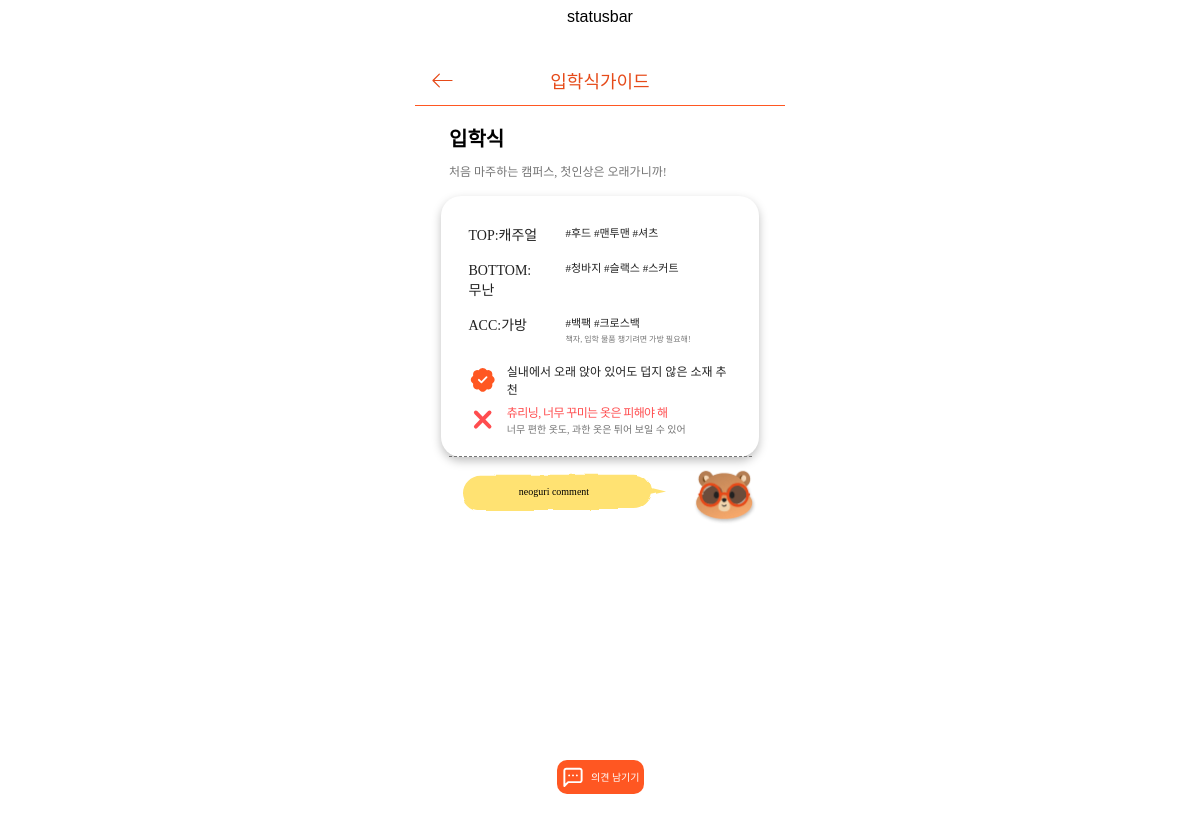
Page /main/lookcard/1/ on the committed database.
### main/models.py (models this page shows, shortened)
class LookCard(models.Model):
    event = models.ForeignKey(Event, related_name='lookcards', on_delete=models.CASCADE)
    description = models.TextField(blank=True, null=True)
    is_recommend = models.TextField(blank=False)
    is_avoid = models.TextField(blank=False)
    avoid_reason = models.TextField(blank=False)
    emoticon = models.ImageField(upload_to='emoticons/', blank=True, null=True)

class Event(models.Model):
    title = models.CharField(max_length=15)
    month = models.ManyToManyField(Month)

class LookItem(models.Model):
    CATEGORY_CHOICES = [
        ('TOP', '상의'),
        ('BOTTOM', '하의'),
        ('ACC', '악세사리'),
    ]
    look_card = models.ForeignKey(LookCard, related_name='items', on_delete=models.CASCADE)
    category = models.CharField(max_length=10, choices=CATEGORY_CHOICES)
    name = models.CharField(max_length=100)
    tags = models.CharField(max_length=200)
    description = models.TextField(blank=True, null=True)

### main/views.py (the view, shortened to what this page needs)
# urls.py: path('lookcard/<int:lookcard_id>/', views.lookcard, name="lookcard_detail"),
def lookcard(request, lookcard_id):
    lookcard = get_object_or_404(LookCard, id=lookcard_id)
    items = lookcard.items.all()
    comments = lookcard.comments.all()
    return render(request, 'main/LookCardPage.html', {'lookcard': lookcard, 'items': items, 'comments': comments})

### main/templates/main/LookCardPage.html (shortened to what this page needs)
{% load static %}
<!DOCTYPE html>
<html lang="ko">
<head>
  <link rel="stylesheet" href="{% static 'main/LookCardPage.css' %}" />
  <link rel="stylesheet" href="{% static 'css/project.css' %}" />
</head>
  <body>
      <main class="screen">
        <div>
          <div class="statusbar">statusbar</div>
          <div class="topnav">
            <div class="topnav_inframe">
              <a href="{% url 'main:mainpage' %}" class="icon_container">
              <img src="{% static 'icons/arrow_left.svg' %}" height="39" width="39" alt="arrow_left"/>
              </a>
              <p class="title">{{ lookcard.event.title }}가이드</p>
              <div class="icon_container"></div>
            </div>
          </div>
        </div>
        <div class="container">
          <div class="container1">
            <div class="mention">
              <span id="mention1">{{ lookcard.event.title }}</span>
              <span id="mention2">{{ lookcard.description }}</span>
            </div>
            <div class="lookcard_container">
              <div class="lookcard_inframe">
                {% for item in lookcard.items.all %}
                <div class="lookguide">
                  <p style="font-size: 14px;">{{ item.category }}:{{ item.name }}</p>
                  <p style="font-size: 11px;">{{ item.tags }}<br><span>{{ item.description }}</span></p>
                </div>
                {% endfor %}
                <div class="lookmention_container">
                  <div class="lookmention">
                    <img src="{% static 'icons/recommend.svg' %}" height="28.331" width="28.342" alt="추천" />{{ lookcard.is_recommend }}
                  </div>
                  <div class="lookmention">
                    <img src="{% static 'icons/nonrecommend.svg' %}" height="28.33" width="28.33" alt="비추천" />
                    <div class="nonrecommend_container"><span id="nonrecommend1">{{ lookcard.is_avoid }}</span><span id="nonrecommend2">{{ lookcard.avoid_reason }}</span></div>
                  </div>
                </div>
              </div>
            </div>
          </div>
          <div class="container2">
            <div class="neoguri_comment">
              <img src="{% static 'icons/Union.svg' %}" height="42.754" width="247.261" alt="말풍선"/>
              <div id="neoguri_comment">neoguri comment</div>
            </div>
            <div class="neoguri"><img src="{% static 'img/2.3raccoon.png' %}" height="71" width="71" alt="너구리" /></div>
          </div>
        </div>
        <a class="button" href="{% url 'main:comment_page' lookcard.id %}">
          <img src="{% static 'icons/comment.svg' %}" height="24" width="24" alt="댓글" />의견 남기기
        </a>
      </main>
  </body>
</html>

### main/static/main/LookCardPage.css (style rules this page uses)
body { display: flex; justify-content: center; align-items: center; min-height: 100vh; background: #fff; font-family: "Pretendard", sans-serif; }
.screen { display: flex; width: 375px; height: 812px; flex-direction: column; align-items: center; flex-shrink: 0; }
.statusbar { height: 47px; text-align: center; }
.topnav { display: flex; height: 51px; padding: 6px 8px; box-sizing: border-box; justify-content: center; align-items: center; gap: 10px; flex-shrink: 0; align-self: stretch; border-bottom: 1px solid var(--primary-001, #ff5722); }
.topnav_inframe { display: flex; width: 354px; height: 39px; justify-content: space-between; align-items: center; flex-shrink: 0; }
.icon_container { display: flex; width: 39px; height: 39px; justify-content: center; align-items: center; flex-shrink: 0; }
.title { color: var(--primary-002, #e64a19); font-family: "Pretendard Variable"; font-size: 18px; font-style: normal; font-weight: 500; line-height: normal; }
.container { display: flex; flex-direction: column; align-items: center; flex-shrink: 0; margin: 17px 26px 0px 26px; }
.container1 { display: flex; flex-direction: column; align-items: center; gap: 16px; align-self: stretch; flex-grow: 1; }
.mention { display: flex; width: 302px; flex-direction: column; align-items: flex-start; gap: 10px; }
#mention1 { color: #000; font-family: "Pretendard Variable"; font-size: 20px; font-style: normal; font-weight: 600; line-height: normal; }
#mention2 { color: var(--text-002, #757575); font-family: "Pretendard Variable"; font-size: 12px; font-style: normal; font-weight: 400; line-height: normal; }
.lookcard_container { display: flex; flex-direction: column; justify-content: center; align-items: center; align-self: stretch; border-radius: 20px; background: #fff; box-shadow: 0px 4px 10px 0px rgba(0, 0, 0, 0.25); }
.lookcard_inframe { display: flex; width: 303px; padding: 20px; box-sizing: border-box; flex-direction: column; align-items: flex-start; gap: 10px; border-bottom: 1px dashed var(--text-002, #757575); }
.lookguide { display: flex; width: 100%; gap: 25px; }
.lookguide :nth-child(1) { width: 72px; line-height: 20px; }
.lookguide :nth-child(2) { flex-grow: 1; line-height: 15px; }
.lookguide p { margin: 0px 0px 5px 0px; color: var(--text-001, #212121); font-family: "Pretendard Variable"; font-style: normal; font-weight: 500; }
.lookguide p span { color: var(--text-002, #757575); font-size: 8px; font-weight: 400; line-height: normal; }
.lookmention_container { display: flex; flex-direction: column; width: 100%; gap: 5px; }
.lookmention { display: flex; align-items: center; gap: 10px; align-self: stretch; color: var(--text-001, #212121); font-family: "Pretendard Variable"; font-size: 12px; font-style: normal; font-weight: 400; line-height: normal; }
.nonrecommend_container { display: flex; flex-direction: column; }
#nonrecommend1 { color: var(--alarm-001, #ff4d4f); font-family: "Pretendard Variable"; font-size: 12px; font-style: normal; font-weight: 500; line-height: normal; letter-spacing: -0.6px; }
#nonrecommend2 { color: var(--text-002, #757575); font-family: "Pretendard Variable"; font-size: 10px; font-style: normal; font-weight: 400; line-height: normal; }
.container2 { display: flex; align-items: center; align-self: stretch; margin-bottom: auto; }
.neoguri_comment { display: flex; flex-direction: column; position: relative; }
#neoguri_comment { color: #000; text-align: center; font-family: LeeSeoyun; font-size: 10px; font-style: normal; font-weight: 400; line-height: normal; position: absolute; right: 43px; left: 22px; top: 15px; bottom: 13px; }
.neoguri { display: flex; width: 71px; height: 71px; justify-content: center; align-items: center; }
.button { display: flex; width: 87px ; height: 34.166px; padding: 5px 4px; box-sizing: border-box; justify-content: space-between; align-items: center; margin-top: auto; margin-bottom: 26px; border-radius: 10px; background: var(--primary-001, #ff5722); color: #fff; font-family: "Pretendard Variable"; font-size: 10px; font-style: normal; font-weight: 400; line-height: normal; }

### project/static/css/project.css (style rules this page uses)
a { text-decoration: none; color: inherit; }

### rows in the picture
LookCard: event "입학식", description "처음 마주하는 캠퍼스, 첫인상은 오래가니까!", is_recommend "실내에서 오래 앉아 있어도 덥지 않은 소재 추천", is_avoid "츄리닝, 너무 꾸미는 옷은 피해야 해", avoid_reason "너무 편한 옷도, 과한 옷은 튀어 보일 수 있어"
LookItem: category "TOP", name "캐주얼", tags "#후드 #맨투맨 #셔츠"
LookItem: category "BOTTOM", name "무난", tags "#청바지 #슬랙스 #스커트"
LookItem: category "ACC", name "가방", tags "#백팩 #크로스백", description "책자, 입학 물품 챙기려면 가방 필요해!"
